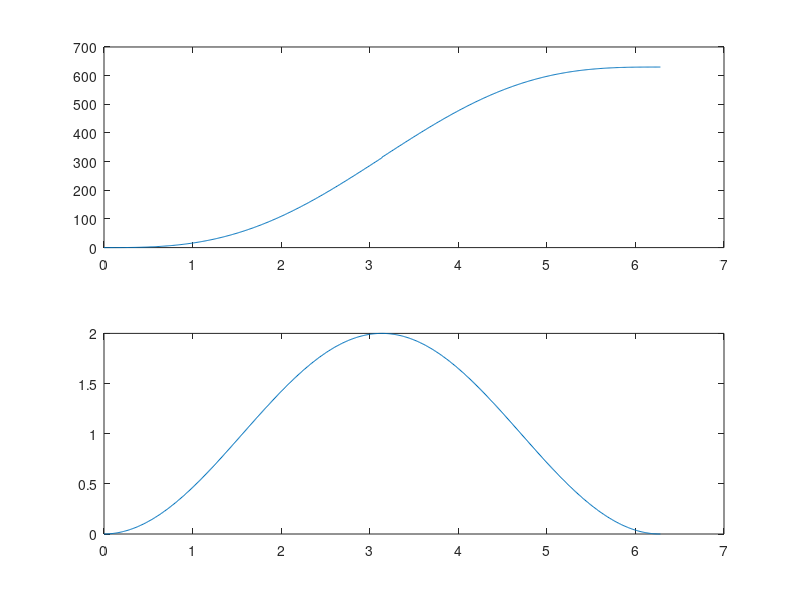

This chart was generated by the following MATLAB code:
clear all;


target_speed = 10;
t_num = 100;

accacc = 0.01;
acc = 0;
speed = 0;


speed_array = [];
acc_array = [];
t_array = [];

for t = 0:0.01:pi
    speed = speed + acc;
    accacc = 0.01 * sin( t );
    acc = acc + accacc;
    speed_array = [ speed_array speed ];
    acc_array = [ acc_array acc ];
    t_array = [ t_array t ];

    
end

for t2 = pi:0.01:2*pi
    speed = speed + acc;
    accacc = 0.01 * sin( t2 );
    acc = acc + accacc;
   
    speed_array = [ speed_array speed ];
    acc_array = [ acc_array acc ];
    t_array = [ t_array t2 ];
end

subplot( 2, 1, 1 )
plot( t_array, speed_array )

subplot( 2, 1, 2 )
plot( t_array, acc_array )